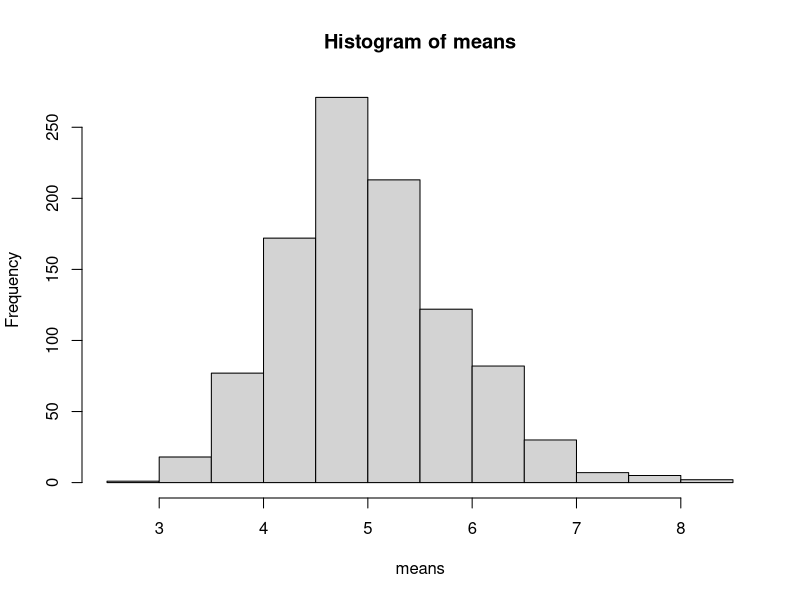
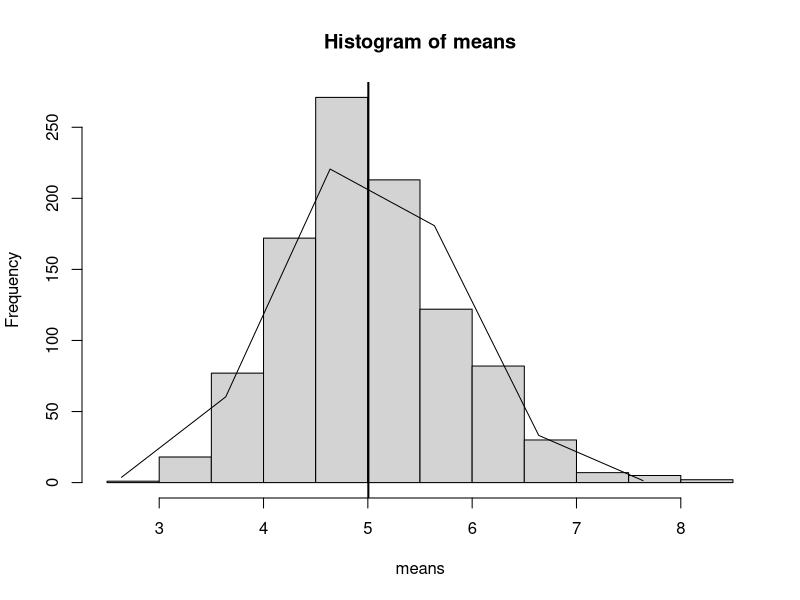
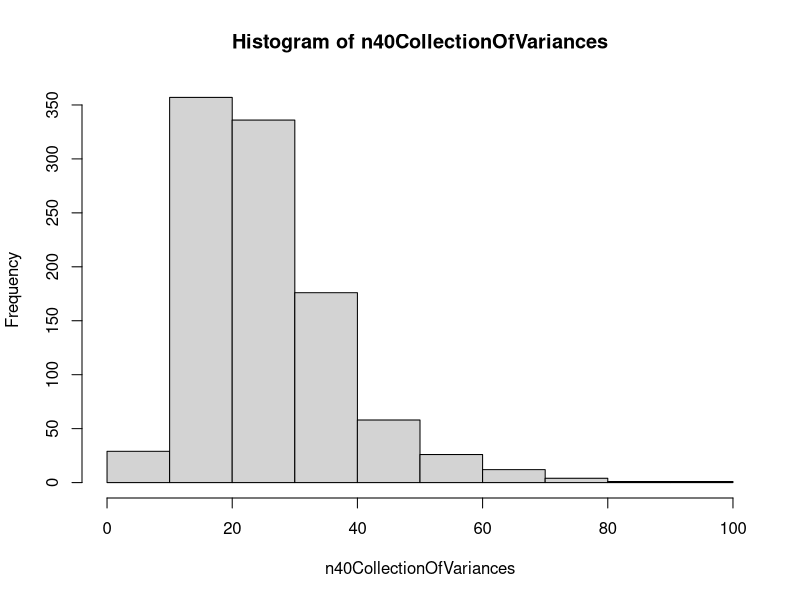
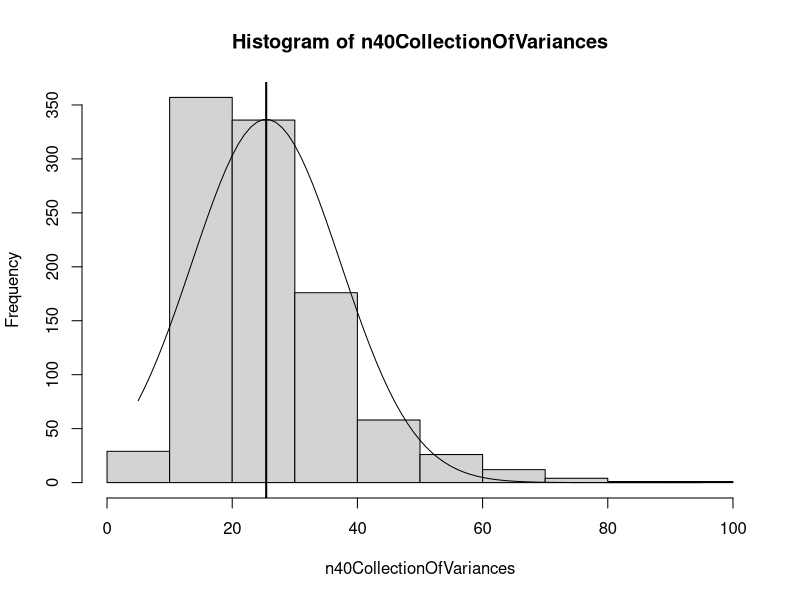

Reproduce these figures in R, in order.
## ---- chunk 1
lambda <- 0.2
nosims <- 1000
n <- 40
rexpValues <- NULL
means <- NULL
for (i in 1:nosims) rexpValues <- rbind(rexpValues,rexp(n = n, rate = lambda))
for (i in 1:nosims) means <- rbind(means, mean(rexpValues[i,]))
means <- as.numeric(means)
#for (i in 1:nosims) rexpValues <- c(rexpValues,rexp(n = n, rate = lambda))
## ---- chunk 2
calcMean <- 1/lambda
simMean <- mean(rexpValues)
CLTMean <- mean(means)
#n <- 40
#n40CollectionOfMeans <- NULL
#n40CLTMean <- mean(sample(rexpValues, n, replace = FALSE))
#for (i in 1:nosims) n40CollectionOfMeans <- c(n40CollectionOfMeans, mean(sample(rexpValues, n, replace = FALSE)))
#n <- 100
#n100CollectionOfMeans <- NULL
#for (i in 1:nosims) n100CollectionOfMeans <- c(n100CollectionOfMeans, mean(sample(rexpValues, n, replace = FALSE)))
#n100CLTMean <- mean(sample(rexpValues, n, replace = FALSE))
## ---- chunk 3
hist40Mean <- hist(means)
xfit <- seq(min(means),max(means))
yfit <- dnorm(xfit, mean=mean(means), sd = sd(means))
yfit <- yfit * diff(hist40Mean$mids[1:2]*length(means))
plot(hist40Mean)
lines(xfit,yfit)
abline(v=mean(means), lwd=2)
## ---- chunk 4
calcVariance <- (1/lambda)^2
n <- 40
n40CLTVariance <- var(sample(rexpValues, n, replace = FALSE))
n40CollectionOfVariances <- NULL
for (i in 1:nosims) n40CollectionOfVariances <- c(n40CollectionOfVariances, var(sample(rexpValues, n, replace = FALSE)))
n <- 100
n100CollectionOfVariances <- NULL
for (i in 1:nosims) n100CollectionOfVariances <- c(n100CollectionOfVariances, var(sample(rexpValues, n, replace = FALSE)))
n100CLTVariance <- var(sample(rexpValues, n, replace = FALSE))
simVariance <-var(rexpValues)
## ---- chunk 5
hist40Variance <- hist(n40CollectionOfVariances)
xfit <- seq(min(n40CollectionOfVariances),max(n40CollectionOfVariances))
yfit <- dnorm(xfit, mean=mean(n40CollectionOfVariances), sd = sd(n40CollectionOfVariances))
yfit <- yfit * diff(hist40Variance$mids[1:2]*length(n40CollectionOfVariances))
plot(hist40Variance)
lines(xfit,yfit)
abline(v=mean(n40CollectionOfVariances), lwd=2)
